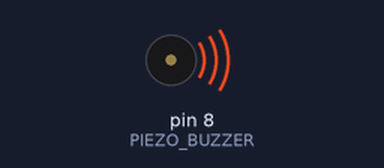
Bench run of a program on a simulated Arduino Mega 2560, built with avr-gcc and run on an emulated ATmega2560. Shown: buzzer (waves = sounding).

Above: at 0.4 s.
At 2.3 s:
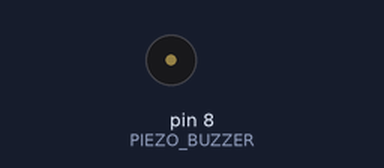
Timing chart, 0 to 3.8 s (numbered marks = the images above):
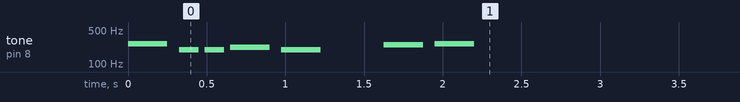

The program:

main.cpp
```cpp
#include <Arduino.h>
#include <Arduino_FreeRTOS.h>
#include "header.h"
#include "pitches.h"

#define PIEZO_BUZZER 8

void setup() {
    pinMode(PIEZO_BUZZER, OUTPUT);
    xTaskCreate(play_melody, "play_melody", 128, nullptr, 2, nullptr);
}

void loop() {
    // Empty on purpose
}

int melody[] = {NOTE_C4, NOTE_G3, NOTE_G3, NOTE_A3, NOTE_G3, 0, NOTE_B3, NOTE_C4};
int noteDurations[] = {4, 8, 8, 4, 4, 4, 4, 4};

void play_melody(void *parameters) {
    (void) parameters;

    // iterate over the notes of the melody:
    for (int note = 0; note < 8; note++) {
        // to calculate the note duration, take one second divided by the note type.
        //e.g. quarter note = 1000 / 4, eighth note = 1000/8, etc.
        int noteDuration = 1000 / noteDurations[note];

        tone(PIEZO_BUZZER, melody[note], noteDuration);

        // to distinguish the notes, set a minimum time between them.
        // the note's duration + 30% seems to work well:
        int pauseBetweenNotes = noteDuration * 1.30;

        delay(pauseBetweenNotes);

        // stop the tone playing:
        noTone(PIEZO_BUZZER);
    }

    delay(1000);
}
```

header.h
```cpp
#ifndef PIEZO_BUZZER_ATMEGA2560_HEADER_H
#define PIEZO_BUZZER_ATMEGA2560_HEADER_H

void play_melody(void *parameters);

#endif //PIEZO_BUZZER_ATMEGA2560_HEADER_H
```

pitches.h
```cpp
#ifndef PIEZO_BUZZER_ATMEGA2560_PITCHES_H
#define PIEZO_BUZZER_ATMEGA2560_PITCHES_H

#define NOTE_B0  31
#define NOTE_C1  33
#define NOTE_CS1 35
#define NOTE_D1  37
#define NOTE_DS1 39
#define NOTE_E1  41
#define NOTE_F1  44
#define NOTE_FS1 46
#define NOTE_G1  49
#define NOTE_GS1 52
#define NOTE_A1  55
#define NOTE_AS1 58
#define NOTE_B1  62
#define NOTE_C2  65
#define NOTE_CS2 69
#define NOTE_D2  73
#define NOTE_DS2 78
#define NOTE_E2  82
#define NOTE_F2  87
#define NOTE_FS2 93
#define NOTE_G2  98
#define NOTE_GS2 104
#define NOTE_A2  110
#define NOTE_AS2 117
#define NOTE_B2  123
#define NOTE_C3  131
#define NOTE_CS3 139
#define NOTE_D3  147
#define NOTE_DS3 156
#define NOTE_E3  165
#define NOTE_F3  175
#define NOTE_FS3 185
#define NOTE_G3  196
#define NOTE_GS3 208
#define NOTE_A3  220
#define NOTE_AS3 233
#define NOTE_B3  247
#define NOTE_C4  262
#define NOTE_CS4 277
#define NOTE_D4  294
#define NOTE_DS4 311
#define NOTE_E4  330
#define NOTE_F4  349
#define NOTE_FS4 370
#define NOTE_G4  392
#define NOTE_GS4 415
#define NOTE_A4  440
#define NOTE_AS4 466
#define NOTE_B4  494
#define NOTE_C5  523
#define NOTE_CS5 554
#define NOTE_D5  587
#define NOTE_DS5 622
#define NOTE_E5  659
#define NOTE_F5  698
#define NOTE_FS5 740
#define NOTE_G5  784
#define NOTE_GS5 831
#define NOTE_A5  880
#define NOTE_AS5 932
#define NOTE_B5  988
#define NOTE_C6  1047
#define NOTE_CS6 1109
#define NOTE_D6  1175
#define NOTE_DS6 1245
#define NOTE_E6  1319
#define NOTE_F6  1397
#define NOTE_FS6 1480
#define NOTE_G6  1568
#define NOTE_GS6 1661
#define NOTE_A6  1760
#define NOTE_AS6 1865
#define NOTE_B6  1976
#define NOTE_C7  2093
#define NOTE_CS7 2217
#define NOTE_D7  2349
#define NOTE_DS7 2489
#define NOTE_E7  2637
#define NOTE_F7  2794
#define NOTE_FS7 2960
#define NOTE_G7  3136
#define NOTE_GS7 3322
#define NOTE_A7  3520
#define NOTE_AS7 3729
#define NOTE_B7  3951
#define NOTE_C8  4186
#define NOTE_CS8 4435
#define NOTE_D8  4699
#define NOTE_DS8 4978

#endif //PIEZO_BUZZER_ATMEGA2560_PITCHES_H
```

Measured:
- by itself, tone on pin 8 (PIEZO_BUZZER): plays 262 Hz for 0.25 s, 196 Hz for 0.13 s, 196 Hz for 0.13 s, 220 Hz for 0.25 s, 196 Hz for 0.25 s, 247 Hz for 0.25 s … (7 notes in this stretch)
